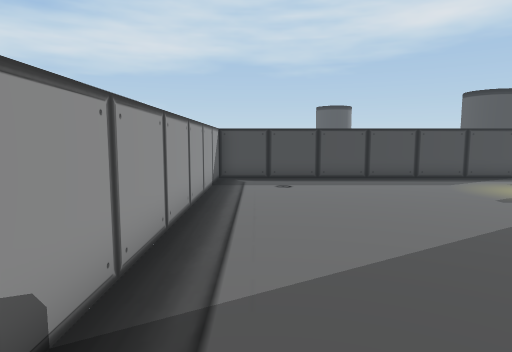
view 1 (above)

13 first-person views from a walk through a scene from a Unity 3-D project. The camera is 1.5 m above the floor, tilts 6° down and sees 75° across. The floor is counted in squares, 1 m on a side. Each view is taken from the middle of a square. On the plan, view 1 faces up. The plan holds only what a view shows up to about 15 squares ahead; the rest is blank. The place goes on beyond the plan. The player is left out.

view 2
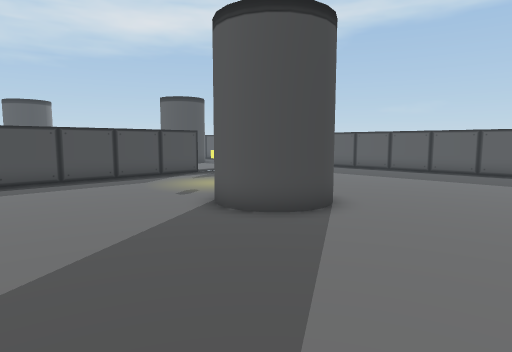

view 3
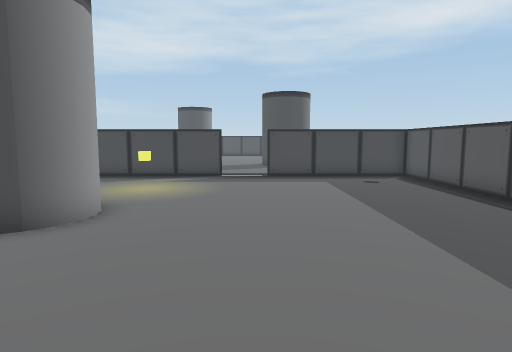

view 4
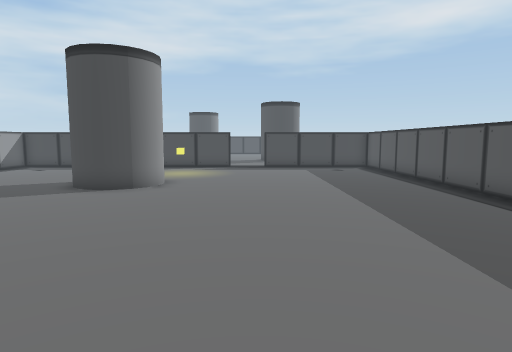

view 5
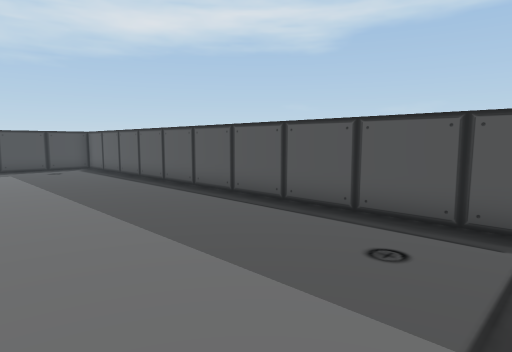

view 6
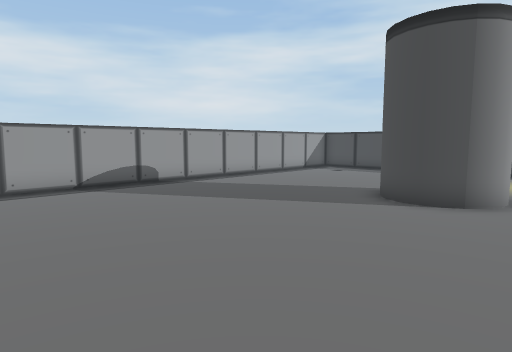

view 7
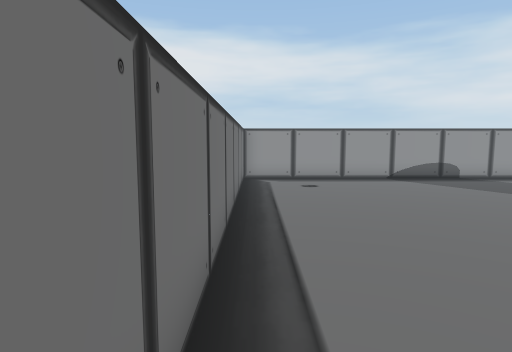

view 8
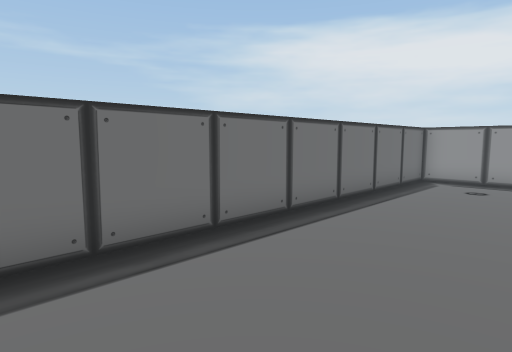

view 9
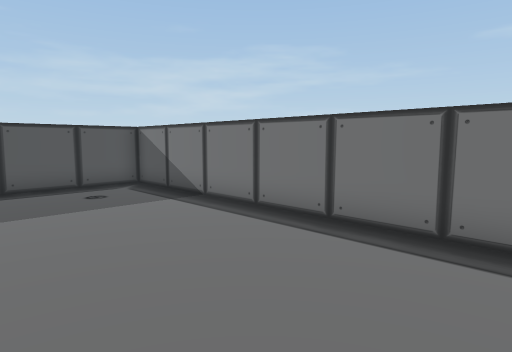

view 10
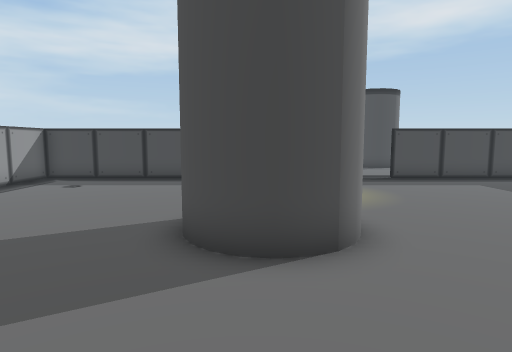

view 11
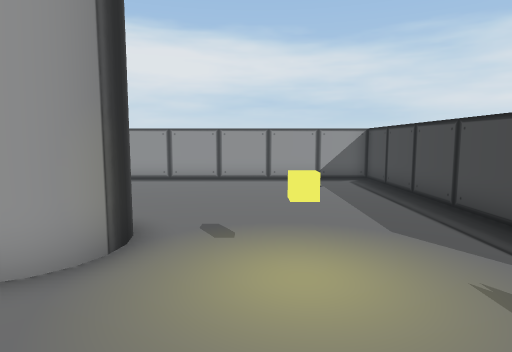

view 12
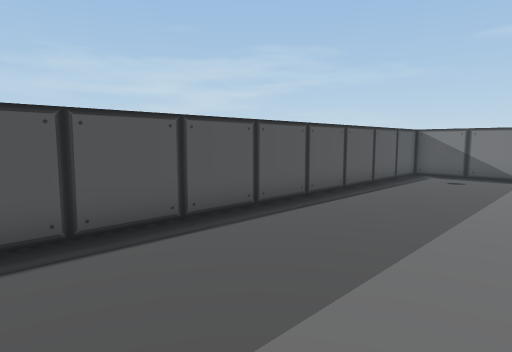

view 13
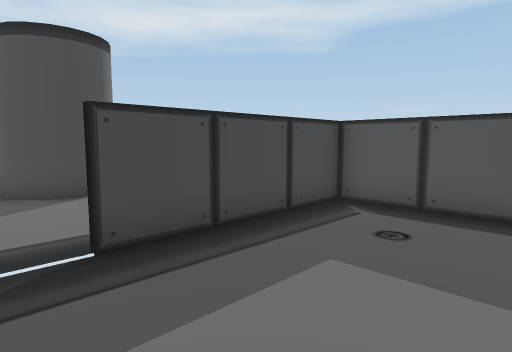

### Floor plan
Points are (right, up) in squares from view 1. A wall is a line through its corners. A room is listed if a view was taken in it or the views show most of it. See-through windows are left out.
Room 1 (views 1, 2, 3, 4, 5, 6, 7, 8, 9, 10, 11, 12, 13)
walls: (7.5, 4.1) (6.6, 4.3); (8.6, 4.9) (8.1, 4.4); (8.8, 5.4) (8.3, 4.5) (7.7, 4.2) (7, 4.1) (6.2, 4.5); (6.4, 4.4) (5.9, 4.9); (6.1, 4.8) (5.7, 5.4); (5.8, 5.2) (5.7, 5.9); (5.8, 5.6) (5.8, 6.1) (6.1, 6.5); (7.9, 7) (8.6, 6.3) (8.7, 5.6) (8.7, 5.2); (7.5, 7.2) (8.1, 6.8); (6.7, 7) (7.2, 7.1) (7.7, 7); (10.6, 13.5) (-1.5, 13.5) (-1.5, -6.5) (18.5, -6.5) (18.5, 13.5) (12.5, 13.5)
ways out: opening at (11.5, 14)
objects: yellow cube (8, 9)

Positions as (right, up) in squares from view 1, and headings:
1: (0, 0), facing up
2: (1, 0), facing up-right
3: (12, -1), facing up
4: (12, -6), facing up
5: (12, -6), facing up-right
6: (10, -4), facing up-left
7: (12, -6), facing left
8: (12, -2), facing down-left
9: (7, -1), facing down-right
10: (7, 0), facing up
11: (12, 9), facing left
12: (13, 9), facing down-right
13: (11, 9), facing up-right
